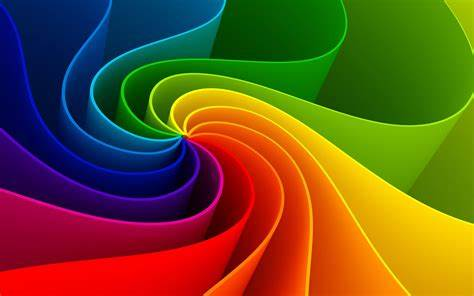
#> input picture 02-ComputerVision/OpenCV_Labs/img/colorful.jpg, 474 x 296 px, found by its file name
$ python 'L4 Laplacian.py'   (older library calls are emulated)
#> lines starting #> are read from the running program, lines starting #| are printed output that depends on the picture
import cv2

# Load image
img = cv2.imread("colorful.jpg")#, cv2.IMREAD_GRAYSCALE)
#> img is the input picture: shape (296, 474, 3); mean B, G, R 32.3, 80.9, 106.8

# Laplacian
laplacian = cv2.Laplacian(img, cv2.CV_64F)
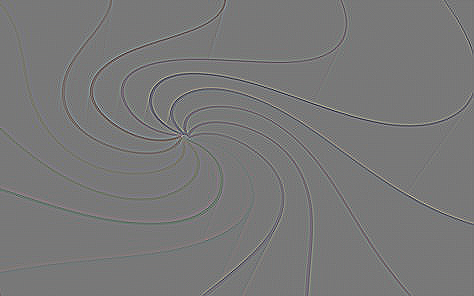
#> laplacian: shape (296, 474, 3) float64; mean B, G, R 0, 0, 0; drawn with min black and max white
laplacian_abs = cv2.convertScaleAbs(laplacian)
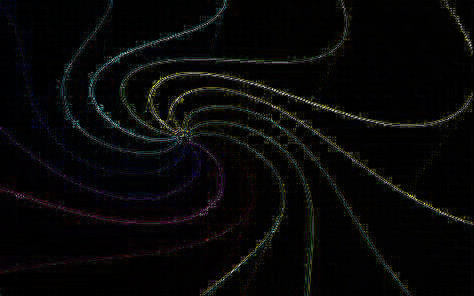
#> laplacian_abs: shape (296, 474, 3); mean B, G, R 7.8, 7.8, 7.9

# Display
cv2.imshow("Original", img)
cv2.imshow("Laplacian raw", laplacian)
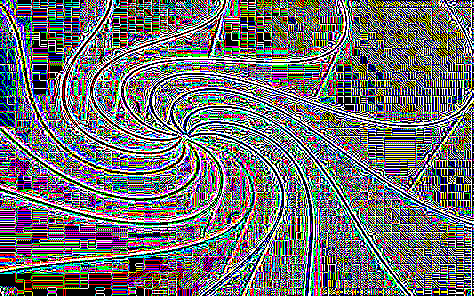
#> window 'Laplacian raw': shape (296, 474, 3); mean B, G, R 112.5, 110.2, 109.7
cv2.imshow("Laplacian absolute", laplacian_abs)

cv2.waitKey(0)
cv2.destroyAllWindows()

$ run again, with 02-ComputerVision/OpenCV_Labs/img/Dog.jpg copied over 02-ComputerVision/OpenCV_Labs/img/colorful.jpg
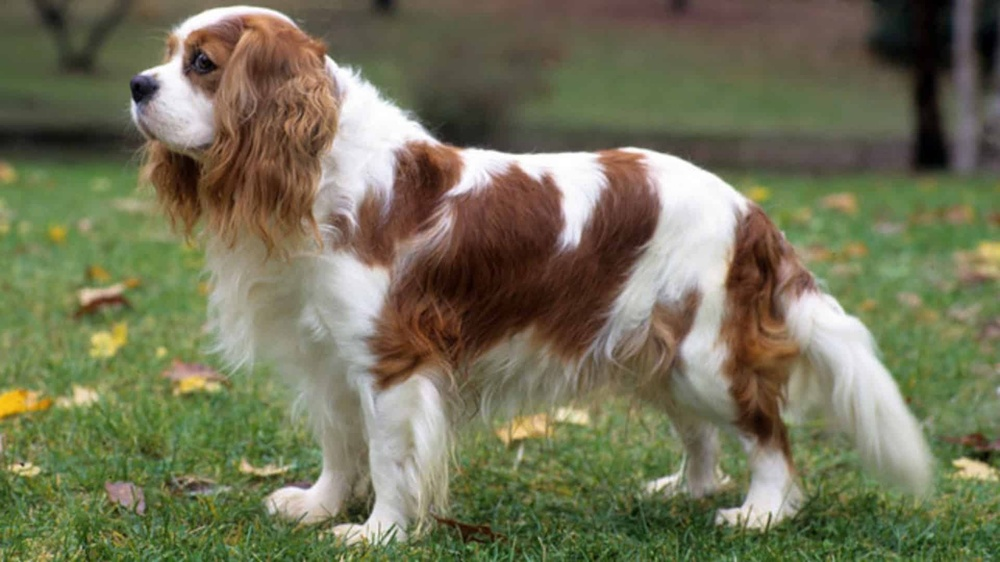
#> input picture 02-ComputerVision/OpenCV_Labs/img/Dog.jpg, 1000 x 562 px, shrunk from 1920 x 1080 before the run, found by its file name
#> img is the input picture: shape (562, 1000, 3); mean B, G, R 87.5, 114.7, 115.4
#> `laplacian_abs = cv2.convertScaleAbs(laplacian)`:
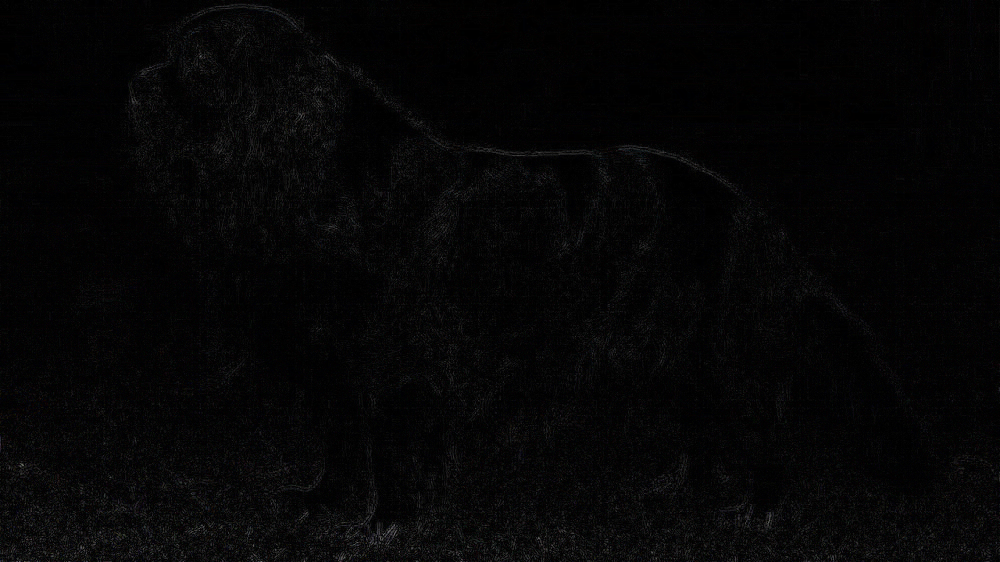
#> laplacian_abs: shape (562, 1000, 3); mean B, G, R 5.6, 5.3, 5.4
#> `cv2.imshow("Laplacian raw", laplacian)`:
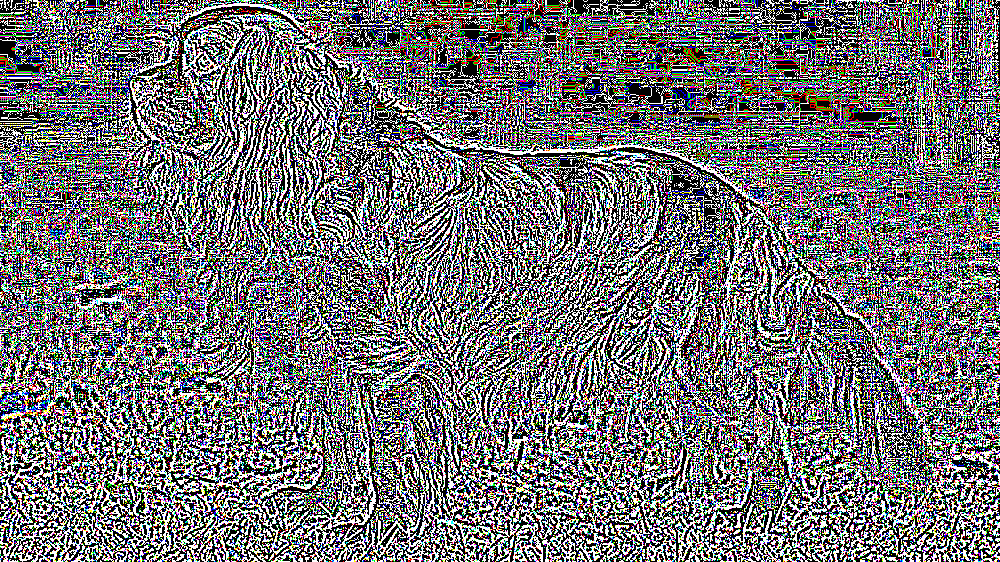
#> window 'Laplacian raw': shape (562, 1000, 3); mean B, G, R 114.7, 113.3, 114.2

$ run again, with 02-ComputerVision/OpenCV_Labs/img/Landscape1.jpg copied over 02-ComputerVision/OpenCV_Labs/img/colorful.jpg
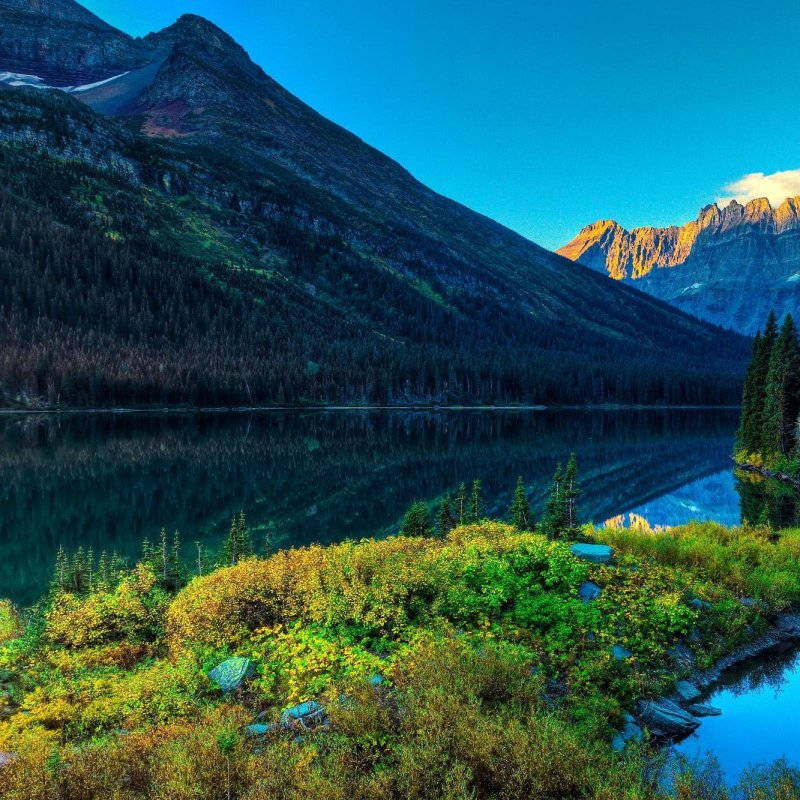
#> input picture 02-ComputerVision/OpenCV_Labs/img/Landscape1.jpg, 800 x 800 px, found by its file name
#> img is the input picture: shape (800, 800, 3); mean B, G, R 87.6, 84.4, 34.4
#> `laplacian_abs = cv2.convertScaleAbs(laplacian)`:
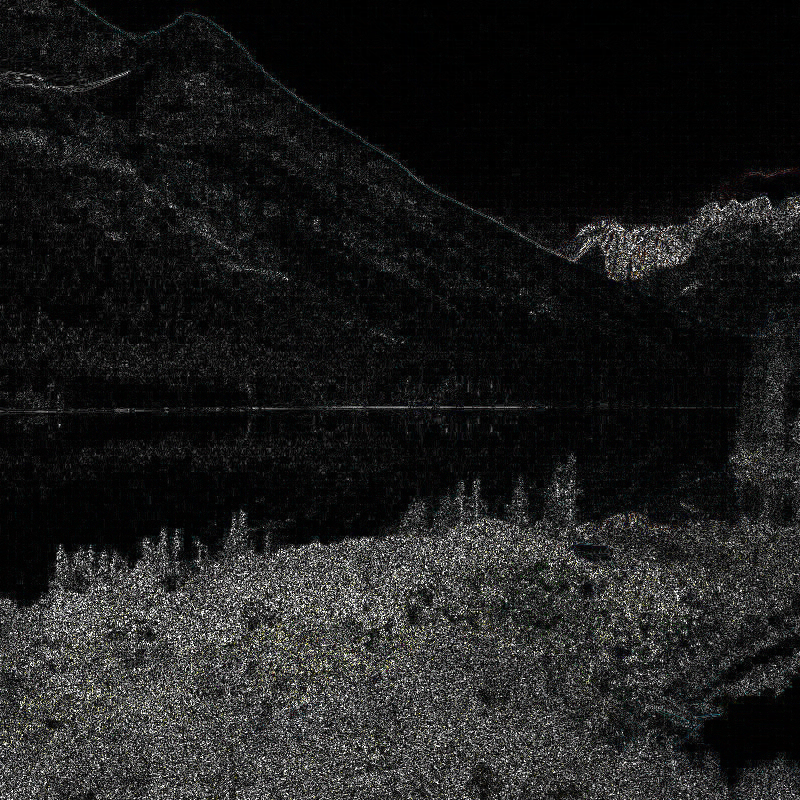
#> laplacian_abs: shape (800, 800, 3); mean B, G, R 29.1, 29.5, 29.2
#> `cv2.imshow("Laplacian raw", laplacian)`:
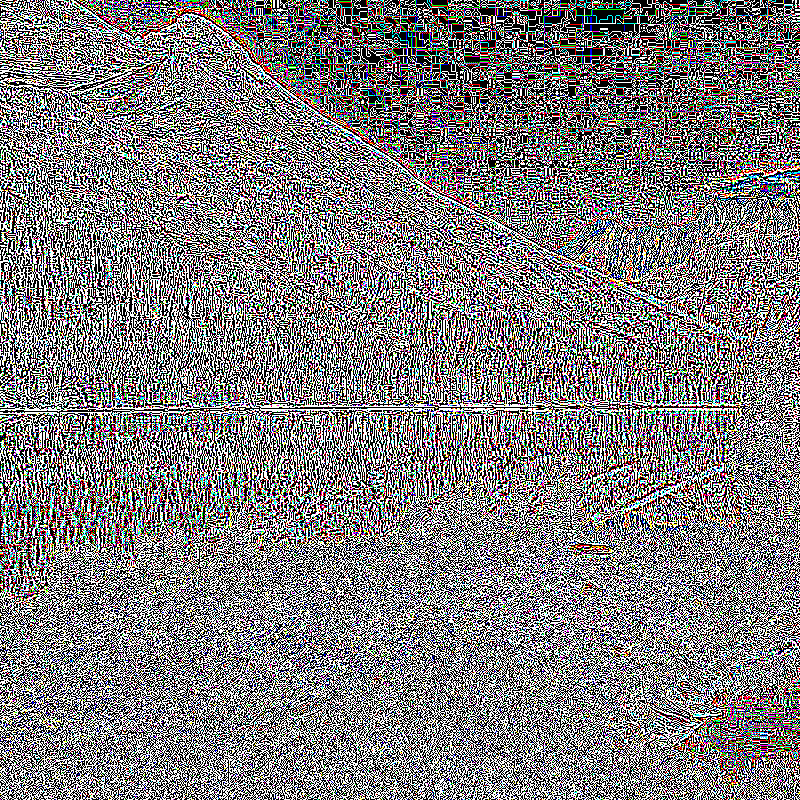
#> window 'Laplacian raw': shape (800, 800, 3); mean B, G, R 124.8, 124.6, 127
